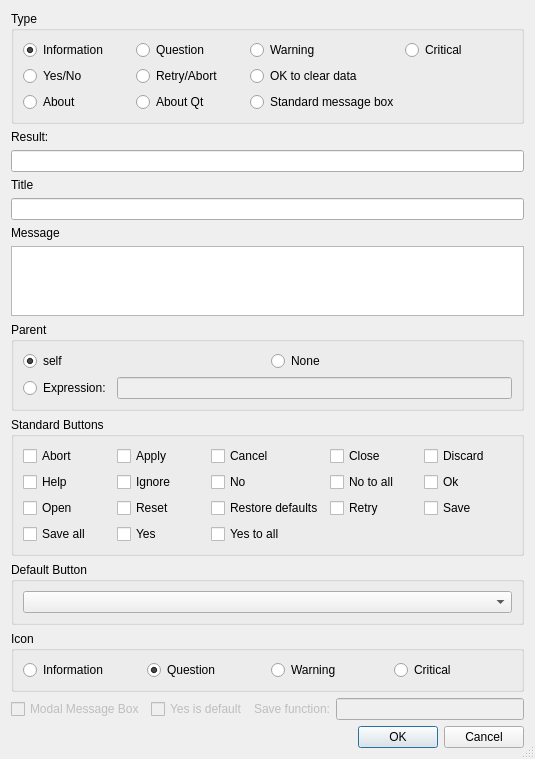
<?xml version="1.0" encoding="UTF-8"?>
<ui version="4.0">
 <class>E5MessageBoxWizardDialog</class>
 <widget class="QDialog" name="E5MessageBoxWizardDialog">
  <property name="geometry">
   <rect>
    <x>0</x>
    <y>0</y>
    <width>535</width>
    <height>681</height>
   </rect>
  </property>
  <property name="windowTitle">
   <string>E5MessageBox Wizard</string>
  </property>
  <property name="sizeGripEnabled">
   <bool>true</bool>
  </property>
  <layout class="QVBoxLayout" name="verticalLayout_2">
   <item>
    <widget class="QGroupBox" name="typeBox">
     <property name="title">
      <string>Type</string>
     </property>
     <layout class="QGridLayout" name="gridLayout">
      <item row="0" column="0">
       <widget class="QRadioButton" name="rInformation">
        <property name="toolTip">
         <string>Generate an Information message box</string>
        </property>
        <property name="text">
         <string>Information</string>
        </property>
        <property name="checked">
         <bool>true</bool>
        </property>
       </widget>
      </item>
      <item row="0" column="1">
       <widget class="QRadioButton" name="rQuestion">
        <property name="focusPolicy">
         <enum>Qt::TabFocus</enum>
        </property>
        <property name="toolTip">
         <string>Generate a Question message box</string>
        </property>
        <property name="text">
         <string>Question</string>
        </property>
       </widget>
      </item>
      <item row="0" column="2">
       <widget class="QRadioButton" name="rWarning">
        <property name="focusPolicy">
         <enum>Qt::TabFocus</enum>
        </property>
        <property name="toolTip">
         <string>Generate a Warning message box</string>
        </property>
        <property name="text">
         <string>Warning</string>
        </property>
       </widget>
      </item>
      <item row="0" column="3">
       <widget class="QRadioButton" name="rCritical">
        <property name="focusPolicy">
         <enum>Qt::TabFocus</enum>
        </property>
        <property name="toolTip">
         <string>Generate a Critical message box</string>
        </property>
        <property name="text">
         <string>Critical</string>
        </property>
       </widget>
      </item>
      <item row="1" column="0">
       <widget class="QRadioButton" name="rYesNo">
        <property name="toolTip">
         <string>Generate a Yes/No message box</string>
        </property>
        <property name="text">
         <string>Yes/No</string>
        </property>
       </widget>
      </item>
      <item row="1" column="1">
       <widget class="QRadioButton" name="rRetryAbort">
        <property name="toolTip">
         <string>Generate a retry/abort message box</string>
        </property>
        <property name="text">
         <string>Retry/Abort</string>
        </property>
       </widget>
      </item>
      <item row="1" column="2">
       <widget class="QRadioButton" name="rOkToClearData">
        <property name="toolTip">
         <string>Generate an &quot;ok to clear data&quot; message box</string>
        </property>
        <property name="text">
         <string>OK to clear data</string>
        </property>
       </widget>
      </item>
      <item row="2" column="0">
       <widget class="QRadioButton" name="rAbout">
        <property name="focusPolicy">
         <enum>Qt::TabFocus</enum>
        </property>
        <property name="toolTip">
         <string>Generate an About message box</string>
        </property>
        <property name="text">
         <string>About</string>
        </property>
       </widget>
      </item>
      <item row="2" column="1">
       <widget class="QRadioButton" name="rAboutQt">
        <property name="focusPolicy">
         <enum>Qt::TabFocus</enum>
        </property>
        <property name="toolTip">
         <string>Generate an AboutQt message box</string>
        </property>
        <property name="text">
         <string>About Qt</string>
        </property>
       </widget>
      </item>
      <item row="2" column="2">
       <widget class="QRadioButton" name="rStandard">
        <property name="toolTip">
         <string>Generate a standard message box</string>
        </property>
        <property name="text">
         <string>Standard message box</string>
        </property>
       </widget>
      </item>
     </layout>
    </widget>
   </item>
   <item>
    <widget class="QLabel" name="lResultVar">
     <property name="text">
      <string>Result:</string>
     </property>
    </widget>
   </item>
   <item>
    <widget class="QLineEdit" name="eResultVar">
     <property name="toolTip">
      <string>Enter the result variable name</string>
     </property>
    </widget>
   </item>
   <item>
    <widget class="QLabel" name="textLabel1">
     <property name="text">
      <string>Title</string>
     </property>
    </widget>
   </item>
   <item>
    <widget class="QLineEdit" name="eCaption">
     <property name="toolTip">
      <string>Enter the title for the message box</string>
     </property>
    </widget>
   </item>
   <item>
    <widget class="QLabel" name="textLabel2">
     <property name="text">
      <string>Message</string>
     </property>
    </widget>
   </item>
   <item>
    <widget class="QTextEdit" name="eMessage">
     <property name="toolTip">
      <string>Enter the message to be shown in the message box</string>
     </property>
     <property name="tabChangesFocus">
      <bool>true</bool>
     </property>
    </widget>
   </item>
   <item>
    <widget class="QGroupBox" name="parentGroup">
     <property name="title">
      <string>Parent</string>
     </property>
     <layout class="QGridLayout" name="gridLayout_3">
      <item row="0" column="0">
       <widget class="QRadioButton" name="parentSelf">
        <property name="toolTip">
         <string>Select &quot;self&quot; as parent</string>
        </property>
        <property name="text">
         <string>self</string>
        </property>
        <property name="checked">
         <bool>true</bool>
        </property>
       </widget>
      </item>
      <item row="0" column="1">
       <widget class="QRadioButton" name="parentNone">
        <property name="toolTip">
         <string>Select &quot;None&quot; as parent</string>
        </property>
        <property name="text">
         <string>None</string>
        </property>
       </widget>
      </item>
      <item row="1" column="0" colspan="2">
       <layout class="QHBoxLayout" name="horizontalLayout_2">
        <item>
         <widget class="QRadioButton" name="parentOther">
          <property name="toolTip">
           <string>Select to enter a parent expression</string>
          </property>
          <property name="text">
           <string>Expression:</string>
          </property>
         </widget>
        </item>
        <item>
         <widget class="QLineEdit" name="parentEdit">
          <property name="enabled">
           <bool>false</bool>
          </property>
          <property name="toolTip">
           <string>Enter the parent expression</string>
          </property>
         </widget>
        </item>
       </layout>
      </item>
     </layout>
    </widget>
   </item>
   <item>
    <widget class="QGroupBox" name="standardButtons">
     <property name="title">
      <string>Standard Buttons</string>
     </property>
     <layout class="QGridLayout" name="gridLayout_2">
      <item row="0" column="0">
       <widget class="QCheckBox" name="abortCheck">
        <property name="text">
         <string>Abort</string>
        </property>
       </widget>
      </item>
      <item row="0" column="1">
       <widget class="QCheckBox" name="applyCheck">
        <property name="text">
         <string>Apply</string>
        </property>
       </widget>
      </item>
      <item row="0" column="2">
       <widget class="QCheckBox" name="cancelCheck">
        <property name="text">
         <string>Cancel</string>
        </property>
       </widget>
      </item>
      <item row="0" column="3">
       <widget class="QCheckBox" name="closeCheck">
        <property name="text">
         <string>Close</string>
        </property>
       </widget>
      </item>
      <item row="0" column="4">
       <widget class="QCheckBox" name="discardCheck">
        <property name="text">
         <string>Discard</string>
        </property>
       </widget>
      </item>
      <item row="1" column="0">
       <widget class="QCheckBox" name="helpCheck">
        <property name="text">
         <string>Help</string>
        </property>
       </widget>
      </item>
      <item row="1" column="1">
       <widget class="QCheckBox" name="ignoreCheck">
        <property name="text">
         <string>Ignore</string>
        </property>
       </widget>
      </item>
      <item row="1" column="2">
       <widget class="QCheckBox" name="noCheck">
        <property name="text">
         <string>No</string>
        </property>
       </widget>
      </item>
      <item row="1" column="3">
       <widget class="QCheckBox" name="notoallCheck">
        <property name="text">
         <string>No to all</string>
        </property>
       </widget>
      </item>
      <item row="1" column="4">
       <widget class="QCheckBox" name="okCheck">
        <property name="text">
         <string>Ok</string>
        </property>
       </widget>
      </item>
      <item row="2" column="0">
       <widget class="QCheckBox" name="openCheck">
        <property name="text">
         <string>Open</string>
        </property>
       </widget>
      </item>
      <item row="2" column="1">
       <widget class="QCheckBox" name="resetCheck">
        <property name="text">
         <string>Reset</string>
        </property>
       </widget>
      </item>
      <item row="2" column="2">
       <widget class="QCheckBox" name="restoreCheck">
        <property name="text">
         <string>Restore defaults</string>
        </property>
       </widget>
      </item>
      <item row="2" column="3">
       <widget class="QCheckBox" name="retryCheck">
        <property name="text">
         <string>Retry</string>
        </property>
       </widget>
      </item>
      <item row="2" column="4">
       <widget class="QCheckBox" name="saveCheck">
        <property name="text">
         <string>Save</string>
        </property>
       </widget>
      </item>
      <item row="3" column="0">
       <widget class="QCheckBox" name="saveallCheck">
        <property name="text">
         <string>Save all</string>
        </property>
       </widget>
      </item>
      <item row="3" column="1">
       <widget class="QCheckBox" name="yesCheck">
        <property name="text">
         <string>Yes</string>
        </property>
       </widget>
      </item>
      <item row="3" column="2">
       <widget class="QCheckBox" name="yestoallCheck">
        <property name="text">
         <string>Yes to all</string>
        </property>
       </widget>
      </item>
     </layout>
    </widget>
   </item>
   <item>
    <widget class="QGroupBox" name="defaultButton">
     <property name="title">
      <string>Default Button</string>
     </property>
     <layout class="QVBoxLayout" name="verticalLayout">
      <item>
       <widget class="QComboBox" name="defaultCombo">
        <property name="sizePolicy">
         <sizepolicy hsizetype="Expanding" vsizetype="Fixed">
          <horstretch>0</horstretch>
          <verstretch>0</verstretch>
         </sizepolicy>
        </property>
        <property name="toolTip">
         <string>Select the default button</string>
        </property>
       </widget>
      </item>
     </layout>
    </widget>
   </item>
   <item>
    <widget class="QGroupBox" name="iconBox">
     <property name="title">
      <string>Icon</string>
     </property>
     <layout class="QHBoxLayout" name="_2">
      <item>
       <widget class="QRadioButton" name="iconInformation">
        <property name="toolTip">
         <string>Show an Information icon</string>
        </property>
        <property name="text">
         <string>Information</string>
        </property>
        <property name="checked">
         <bool>false</bool>
        </property>
       </widget>
      </item>
      <item>
       <widget class="QRadioButton" name="iconQuestion">
        <property name="focusPolicy">
         <enum>Qt::TabFocus</enum>
        </property>
        <property name="toolTip">
         <string>Show a Question icon</string>
        </property>
        <property name="text">
         <string>Question</string>
        </property>
        <property name="checked">
         <bool>true</bool>
        </property>
       </widget>
      </item>
      <item>
       <widget class="QRadioButton" name="iconWarning">
        <property name="focusPolicy">
         <enum>Qt::TabFocus</enum>
        </property>
        <property name="toolTip">
         <string>Show a Warning icon</string>
        </property>
        <property name="text">
         <string>Warning</string>
        </property>
       </widget>
      </item>
      <item>
       <widget class="QRadioButton" name="iconCritical">
        <property name="focusPolicy">
         <enum>Qt::TabFocus</enum>
        </property>
        <property name="toolTip">
         <string>Show a Critical icon</string>
        </property>
        <property name="text">
         <string>Critical</string>
        </property>
       </widget>
      </item>
     </layout>
    </widget>
   </item>
   <item>
    <layout class="QHBoxLayout" name="horizontalLayout">
     <item>
      <widget class="QCheckBox" name="modalCheck">
       <property name="enabled">
        <bool>false</bool>
       </property>
       <property name="toolTip">
        <string>Select to generate a modal message box</string>
       </property>
       <property name="text">
        <string>Modal Message Box</string>
       </property>
      </widget>
     </item>
     <item>
      <widget class="QCheckBox" name="yesDefaultCheck">
       <property name="enabled">
        <bool>false</bool>
       </property>
       <property name="toolTip">
        <string>Select to make 'Yes' the default</string>
       </property>
       <property name="text">
        <string>Yes is default</string>
       </property>
      </widget>
     </item>
     <item>
      <widget class="QLabel" name="label">
       <property name="enabled">
        <bool>false</bool>
       </property>
       <property name="text">
        <string>Save function:</string>
       </property>
      </widget>
     </item>
     <item>
      <widget class="QLineEdit" name="saveFuncEdit">
       <property name="enabled">
        <bool>false</bool>
       </property>
       <property name="toolTip">
        <string>Enter the name of the save function</string>
       </property>
      </widget>
     </item>
    </layout>
   </item>
   <item>
    <widget class="QDialogButtonBox" name="buttonBox">
     <property name="orientation">
      <enum>Qt::Horizontal</enum>
     </property>
     <property name="standardButtons">
      <set>QDialogButtonBox::Cancel|QDialogButtonBox::Ok</set>
     </property>
    </widget>
   </item>
  </layout>
 </widget>
 <pixmapfunction>qPixmapFromMimeSource</pixmapfunction>
 <tabstops>
  <tabstop>rInformation</tabstop>
  <tabstop>rQuestion</tabstop>
  <tabstop>rWarning</tabstop>
  <tabstop>rCritical</tabstop>
  <tabstop>rYesNo</tabstop>
  <tabstop>rRetryAbort</tabstop>
  <tabstop>rOkToClearData</tabstop>
  <tabstop>rAbout</tabstop>
  <tabstop>rAboutQt</tabstop>
  <tabstop>rStandard</tabstop>
  <tabstop>eResultVar</tabstop>
  <tabstop>eCaption</tabstop>
  <tabstop>eMessage</tabstop>
  <tabstop>parentSelf</tabstop>
  <tabstop>parentNone</tabstop>
  <tabstop>parentOther</tabstop>
  <tabstop>parentEdit</tabstop>
  <tabstop>abortCheck</tabstop>
  <tabstop>applyCheck</tabstop>
  <tabstop>cancelCheck</tabstop>
  <tabstop>closeCheck</tabstop>
  <tabstop>discardCheck</tabstop>
  <tabstop>helpCheck</tabstop>
  <tabstop>ignoreCheck</tabstop>
  <tabstop>noCheck</tabstop>
  <tabstop>notoallCheck</tabstop>
  <tabstop>okCheck</tabstop>
  <tabstop>openCheck</tabstop>
  <tabstop>resetCheck</tabstop>
  <tabstop>restoreCheck</tabstop>
  <tabstop>retryCheck</tabstop>
  <tabstop>saveCheck</tabstop>
  <tabstop>saveallCheck</tabstop>
  <tabstop>yesCheck</tabstop>
  <tabstop>yestoallCheck</tabstop>
  <tabstop>defaultCombo</tabstop>
  <tabstop>iconInformation</tabstop>
  <tabstop>iconQuestion</tabstop>
  <tabstop>iconWarning</tabstop>
  <tabstop>iconCritical</tabstop>
  <tabstop>modalCheck</tabstop>
  <tabstop>yesDefaultCheck</tabstop>
  <tabstop>saveFuncEdit</tabstop>
  <tabstop>buttonBox</tabstop>
 </tabstops>
 <resources/>
 <connections>
  <connection>
   <sender>buttonBox</sender>
   <signal>accepted()</signal>
   <receiver>E5MessageBoxWizardDialog</receiver>
   <slot>accept()</slot>
   <hints>
    <hint type="sourcelabel">
     <x>52</x>
     <y>744</y>
    </hint>
    <hint type="destinationlabel">
     <x>34</x>
     <y>604</y>
    </hint>
   </hints>
  </connection>
  <connection>
   <sender>buttonBox</sender>
   <signal>rejected()</signal>
   <receiver>E5MessageBoxWizardDialog</receiver>
   <slot>reject()</slot>
   <hints>
    <hint type="sourcelabel">
     <x>144</x>
     <y>744</y>
    </hint>
    <hint type="destinationlabel">
     <x>126</x>
     <y>605</y>
    </hint>
   </hints>
  </connection>
  <connection>
   <sender>rStandard</sender>
   <signal>toggled(bool)</signal>
   <receiver>modalCheck</receiver>
   <slot>setEnabled(bool)</slot>
   <hints>
    <hint type="sourcelabel">
     <x>82</x>
     <y>131</y>
    </hint>
    <hint type="destinationlabel">
     <x>67</x>
     <y>705</y>
    </hint>
   </hints>
  </connection>
  <connection>
   <sender>rYesNo</sender>
   <signal>toggled(bool)</signal>
   <receiver>yesDefaultCheck</receiver>
   <slot>setEnabled(bool)</slot>
   <hints>
    <hint type="sourcelabel">
     <x>95</x>
     <y>79</y>
    </hint>
    <hint type="destinationlabel">
     <x>250</x>
     <y>705</y>
    </hint>
   </hints>
  </connection>
  <connection>
   <sender>rOkToClearData</sender>
   <signal>toggled(bool)</signal>
   <receiver>label</receiver>
   <slot>setEnabled(bool)</slot>
   <hints>
    <hint type="sourcelabel">
     <x>388</x>
     <y>79</y>
    </hint>
    <hint type="destinationlabel">
     <x>332</x>
     <y>706</y>
    </hint>
   </hints>
  </connection>
  <connection>
   <sender>rOkToClearData</sender>
   <signal>toggled(bool)</signal>
   <receiver>saveFuncEdit</receiver>
   <slot>setEnabled(bool)</slot>
   <hints>
    <hint type="sourcelabel">
     <x>388</x>
     <y>79</y>
    </hint>
    <hint type="destinationlabel">
     <x>524</x>
     <y>706</y>
    </hint>
   </hints>
  </connection>
  <connection>
   <sender>parentOther</sender>
   <signal>toggled(bool)</signal>
   <receiver>parentEdit</receiver>
   <slot>setEnabled(bool)</slot>
   <hints>
    <hint type="sourcelabel">
     <x>90</x>
     <y>384</y>
    </hint>
    <hint type="destinationlabel">
     <x>142</x>
     <y>386</y>
    </hint>
   </hints>
  </connection>
 </connections>
</ui>
